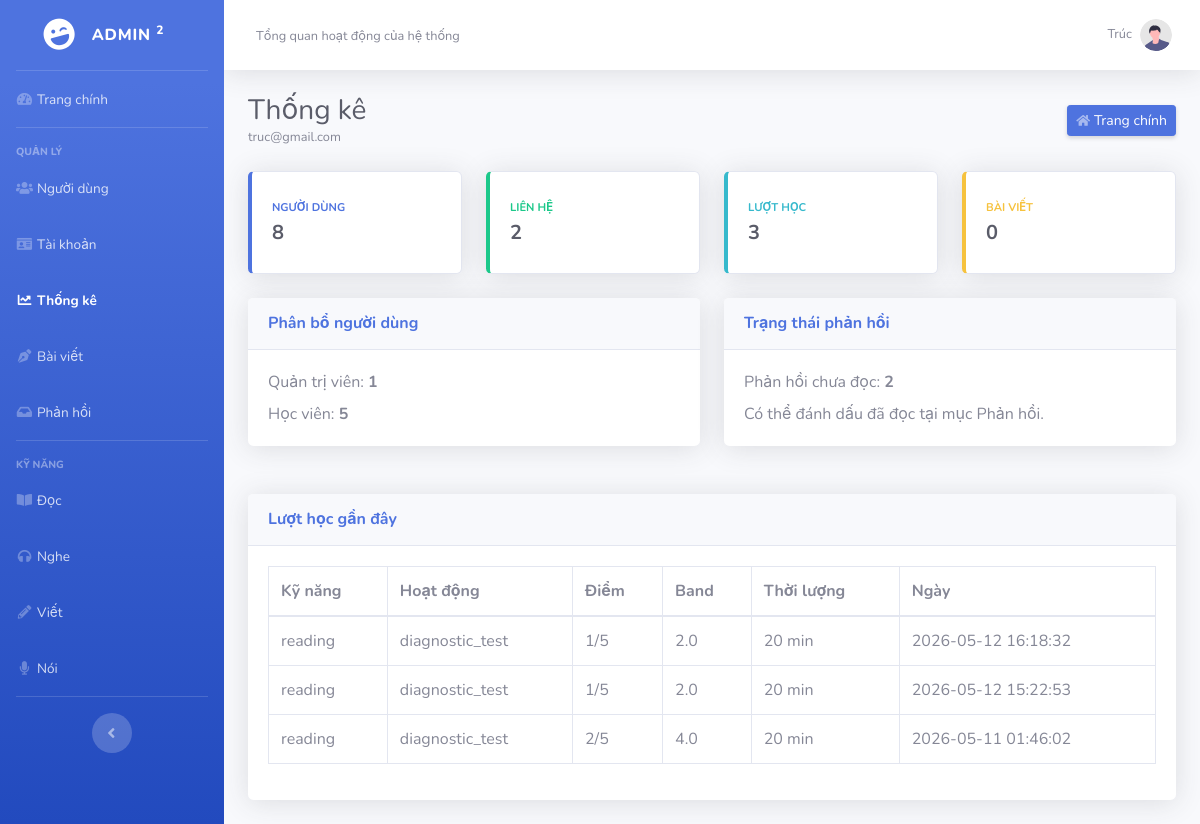
The app's page /admin/statistics.php (signed in) with its own data.
### tables this page shows
CREATE TABLE `study_sessions` (
  `id` int(11) NOT NULL,
  `user_id` int(11) NOT NULL,
  `skill` varchar(32) NOT NULL,
  `activity_type` varchar(64) NOT NULL,
  `score` int(11) DEFAULT NULL,
  `max_score` int(11) DEFAULT NULL,
  `band_score` decimal(3,1) DEFAULT NULL,
  `duration_minutes` int(11) DEFAULT NULL,
  `created_at` datetime NOT NULL DEFAULT current_timestamp()
);

### admin/statistics.php (the view, shortened to what this page needs)
<?php
require_once __DIR__ . '/_layout.php';
$stats = [
    'users' => 0,
    'admins' => 0,
    'students' => 0,
    'contacts' => 0,
    'unread_contacts' => 0,
    'sessions' => 0,
    'posts' => 0,
];
$result = $conn->query('SELECT COUNT(*) AS total, SUM(CASE WHEN role = 1 THEN 1 ELSE 0 END) AS admins, SUM(CASE WHEN role = 2 THEN 1 ELSE 0 END) AS students FROM users');
if ($result) {
    $row = $result->fetch_assoc() ?: [];
    $stats['users'] = (int) ($row['total'] ?? 0);
    $stats['admins'] = (int) ($row['admins'] ?? 0);
    $stats['students'] = (int) ($row['students'] ?? 0);
}
$result = $conn->query('SELECT COUNT(*) AS total, SUM(CASE WHEN COALESCE(is_read,0) = 0 THEN 1 ELSE 0 END) AS unread FROM contact_messages');
if ($result) {
    $row = $result->fetch_assoc() ?: [];
    $stats['contacts'] = (int) ($row['total'] ?? 0);
    $stats['unread_contacts'] = (int) ($row['unread'] ?? 0);
}
$result = $conn->query('SELECT COUNT(*) AS total FROM study_sessions');
if ($result) {
    $row = $result->fetch_assoc() ?: [];
    $stats['sessions'] = (int) ($row['total'] ?? 0);
}
$result = $conn->query('SELECT COUNT(*) AS total FROM site_posts');
if ($result) {
    $row = $result->fetch_assoc() ?: [];
    $stats['posts'] = (int) ($row['total'] ?? 0);
}
$recentSessions = [];
$result = $conn->query('SELECT skill, activity_type, score, max_score, band_score, duration_minutes, created_at FROM study_sessions ORDER BY id DESC LIMIT 8');
if ($result) {
    while ($row = $result->fetch_assoc()) {
        $recentSessions[] = $row;
    }
}
?>
<div class="row">
    <div class="col-xl-3 col-md-6 mb-4"><div class="card border-left-primary shadow h-100 py-2"><div class="card-body"><div class="text-xs font-weight-bold text-primary text-uppercase mb-1">Người dùng</div><div class="h5 mb-0 font-weight-bold text-gray-800"><?php echo $stats['users']; ?></div></div></div></div>
    <div class="col-xl-3 col-md-6 mb-4"><div class="card border-left-success shadow h-100 py-2"><div class="card-body"><div class="text-xs font-weight-bold text-success text-uppercase mb-1">Liên hệ</div><div class="h5 mb-0 font-weight-bold text-gray-800"><?php echo $stats['contacts']; ?></div></div></div></div>
    <div class="col-xl-3 col-md-6 mb-4"><div class="card border-left-info shadow h-100 py-2"><div class="card-body"><div class="text-xs font-weight-bold text-info text-uppercase mb-1">Lượt học</div><div class="h5 mb-0 font-weight-bold text-gray-800"><?php echo $stats['sessions']; ?></div></div></div></div>
    <div class="col-xl-3 col-md-6 mb-4"><div class="card border-left-warning shadow h-100 py-2"><div class="card-body"><div class="text-xs font-weight-bold text-warning text-uppercase mb-1">Bài viết</div><div class="h5 mb-0 font-weight-bold text-gray-800"><?php echo $stats['posts']; ?></div></div></div></div>
</div>
<div class="row mb-4">
    <div class="col-lg-6 mb-4"><div class="card content-card shadow h-100"><div class="card-header py-3"><h6 class="m-0 font-weight-bold text-primary">Phân bổ người dùng</h6></div><div class="card-body"><p class="mb-2">Quản trị viên: <strong><?php echo $stats['admins']; ?></strong></p><p class="mb-0">Học viên: <strong><?php echo $stats['students']; ?></strong></p></div></div></div>
    <div class="col-lg-6 mb-4"><div class="card content-card shadow h-100"><div class="card-header py-3"><h6 class="m-0 font-weight-bold text-primary">Trạng thái phản hồi</h6></div><div class="card-body"><p class="mb-2">Phản hồi chưa đọc: <strong><?php echo $stats['unread_contacts']; ?></strong></p><p class="mb-0 text-muted">Có thể đánh dấu đã đọc tại mục Phản hồi.</p></div></div></div>
</div>
<div class="card content-card shadow mb-4">
    <div class="card-header py-3"><h6 class="m-0 font-weight-bold text-primary">Lượt học gần đây</h6></div>
    <div class="card-body">
        <div class="table-responsive">
            <table class="table table-bordered" width="100%" cellspacing="0">
                <thead><tr><th>Kỹ năng</th><th>Hoạt động</th><th>Điểm</th><th>Band</th><th>Thời lượng</th><th>Ngày</th></tr></thead>
                <tbody>
                    <?php if (!$recentSessions): ?>
                        <tr><td colspan="6" class="text-center text-muted">Chưa có lượt học nào.</td></tr>
                    <?php else: ?>
                        <?php foreach ($recentSessions as $session): ?>
                            <tr>
                                <td><?php echo htmlspecialchars($session['skill'] ?? '', ENT_QUOTES, 'UTF-8'); ?></td>
                                <td><?php echo htmlspecialchars($session['activity_type'] ?? '', ENT_QUOTES, 'UTF-8'); ?></td>
                                <td><?php echo htmlspecialchars((string) ($session['score'] ?? ''), ENT_QUOTES, 'UTF-8'); ?>/<?php echo htmlspecialchars((string) ($session['max_score'] ?? ''), ENT_QUOTES, 'UTF-8'); ?></td>
                                <td><?php echo htmlspecialchars((string) ($session['band_score'] ?? ''), ENT_QUOTES, 'UTF-8'); ?></td>
                                <td><?php echo htmlspecialchars((string) ($session['duration_minutes'] ?? ''), ENT_QUOTES, 'UTF-8'); ?> min</td>
                                <td><?php echo htmlspecialchars($session['created_at'] ?? '', ENT_QUOTES, 'UTF-8'); ?></td>
                            </tr>
                        <?php endforeach; ?>
                    <?php endif; ?>
                </tbody>
            </table>
        </div>
    </div>
</div>

### admin/_layout.php (style rules this page uses)
.content-card { border:0;box-shadow:0 .15rem 1.75rem 0 rgba(58,59,69,.15) }

### records on screen
study_sessions: skill "reading", activity_type "diagnostic_test", score "1", max_score "5", band_score "2.0", duration_minutes "20", created_at "2026-05-12 16:18:32"
study_sessions: skill "reading", activity_type "diagnostic_test", score "1", max_score "5", band_score "2.0", duration_minutes "20", created_at "2026-05-12 15:22:53"
study_sessions: skill "reading", activity_type "diagnostic_test", score "2", max_score "5", band_score "4.0", duration_minutes "20", created_at "2026-05-11 01:46:02"

### other values on screen
$subtitle !== '' ? $subtitle : 'Admin Management' "Tổng quan hoạt động của hệ thống"
$userName "Trúc"
$title "Thống kê"
$userEmail "truc@gmail.com"
$stats['users'] "8"
$stats['contacts'] "2"
$stats['sessions'] "3"
$stats['posts'] "0"
$stats['admins'] "1"
$stats['students'] "5"
$stats['unread_contacts'] "2"
